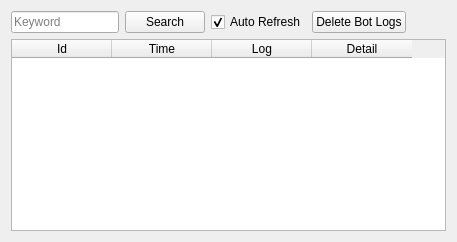
            <widget class="QWidget" name="tab_9">
             <property name="styleSheet">
              <string notr="true"/>
             </property>
             <attribute name="title">
              <string>Bot Logs</string>
             </attribute>
             <layout class="QGridLayout" name="gridLayout_10">
              <item row="0" column="0">
               <layout class="QVBoxLayout" name="verticalLayout_15">
                <item>
                 <layout class="QHBoxLayout" name="horizontalLayout_6">
                  <item>
                   <widget class="QLineEdit" name="txtKeywordBotLogs">
                    <property name="sizePolicy">
                     <sizepolicy hsizetype="Fixed" vsizetype="Fixed">
                      <horstretch>0</horstretch>
                      <verstretch>0</verstretch>
                     </sizepolicy>
                    </property>
                    <property name="styleSheet">
                     <string notr="true"/>
                    </property>
                    <property name="placeholderText">
                     <string>Keyword</string>
                    </property>
                   </widget>
                  </item>
                  <item>
                   <widget class="QPushButton" name="btnSearchBotLogs">
                    <property name="styleSheet">
                     <string notr="true"/>
                    </property>
                    <property name="text">
                     <string>Search</string>
                    </property>
                   </widget>
                  </item>
                  <item>
                   <widget class="QCheckBox" name="chkAutoRefreshBotLogs">
                    <property name="enabled">
                     <bool>true</bool>
                    </property>
                    <property name="styleSheet">
                     <string notr="true"/>
                    </property>
                    <property name="text">
                     <string>Auto Refresh</string>
                    </property>
                    <property name="checked">
                     <bool>true</bool>
                    </property>
                   </widget>
                  </item>
                  <item>
                   <widget class="QPushButton" name="btnTruncateBotLog">
                    <property name="styleSheet">
                     <string notr="true"/>
                    </property>
                    <property name="text">
                     <string>Delete Bot Logs</string>
                    </property>
                   </widget>
                  </item>
                  <item>
                   <spacer name="horizontalSpacer_4">
                    <property name="orientation">
                     <enum>Qt::Horizontal</enum>
                    </property>
                    <property name="sizeHint" stdset="0">
                     <size>
                      <width>40</width>
                      <height>20</height>
                     </size>
                    </property>
                   </spacer>
                  </item>
                 </layout>
                </item>
                <item>
                 <widget class="QTableWidget" name="tblBotLogs">
                  <property name="enabled">
                   <bool>true</bool>
                  </property>
                  <property name="styleSheet">
                   <string notr="true"/>
                  </property>
                  <attribute name="verticalHeaderVisible">
                   <bool>false</bool>
                  </attribute>
                  <column>
                   <property name="text">
                    <string>Id</string>
                   </property>
                  </column>
                  <column>
                   <property name="text">
                    <string>Time</string>
                   </property>
                  </column>
                  <column>
                   <property name="text">
                    <string>Log</string>
                   </property>
                  </column>
                  <column>
                   <property name="text">
                    <string>Detail</string>
                   </property>
                  </column>
                 </widget>
                </item>
               </layout>
              </item>
             </layout>
            </widget>
